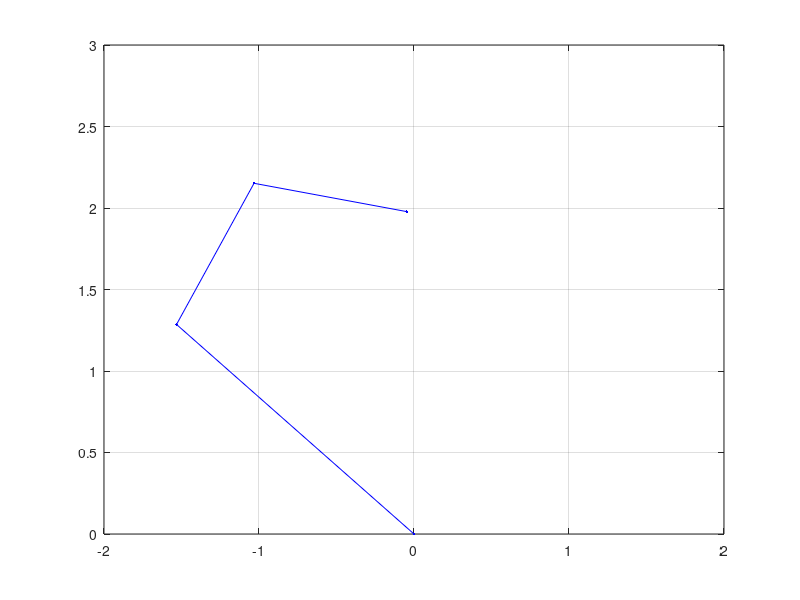

Write MATLAB code to recreate this figure.
clc, clear, format compact % Robot Tip Position (Forward Kinematics)
[q1, q2, q3] = deal(140, -80, -70); % Problem 6
[x0, y0] = deal(0); % Origin
x1 = 2 * cosd(q1);
y1 = 2 * sind(q1);
x2 = x1 + cosd(q1 + q2);
y2 = y1 + sind(q1 + q2);
x3 = x2 + cosd(q1 + q2 + q3);
y3 = y2 + sind(q1 + q2 + q3);
disp('Tip Position'), disp([x3,y3])
plot([x0,x1,x2,x3], [y0,y1,y2,y3],'b.-')
xlim([-2,2]), ylim([0,3]), grid